Frame 1 (no input): blank canvas, image omitted
Frame 60 (the mouse pressed at the canvas centre just before this capture): blank canvas, image omitted
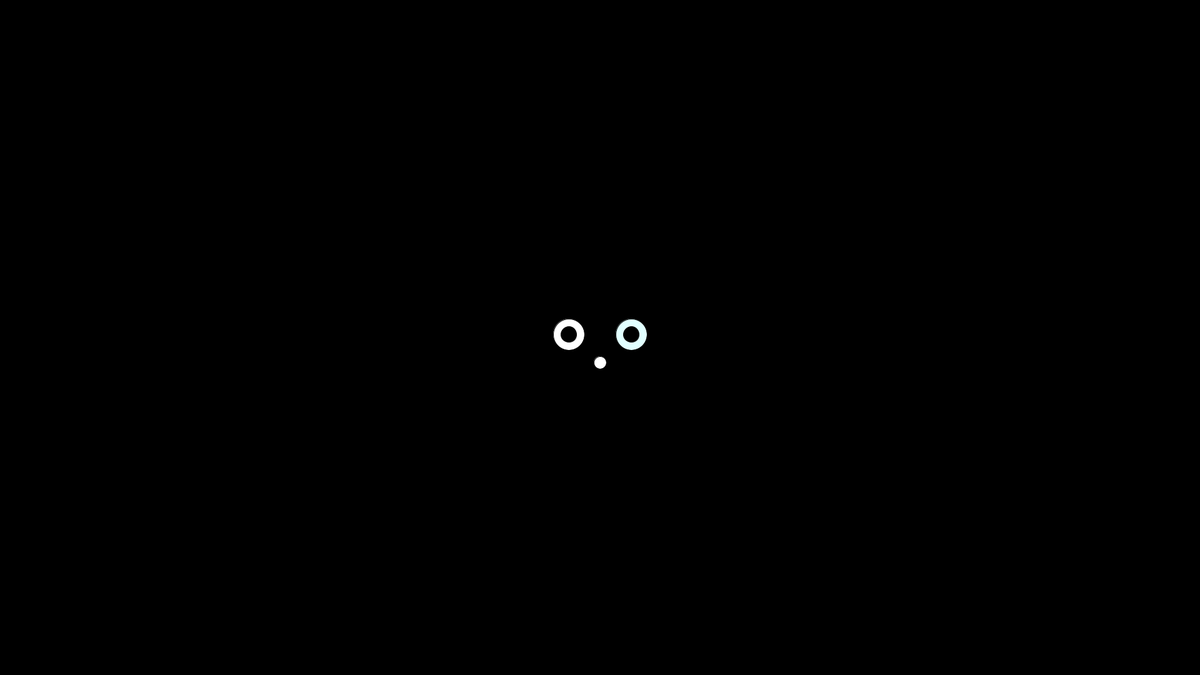
Frame 120 (the mouse held since frame 60 and released just before this capture)

The Processing sketch whose frames 1 and 60 were blank and that drew this single picture after the mouse press (run headless with seeded random() and noise(); from frame 60 on, the mouse is pressed at the canvas centre):

// Processing sketch: followingMouseFace
// ── followingMouseFace.pde
void setup(){
  size(1920,1080);
}

void draw(){
  background(0,0,0); //black background
  fill(255,255,255); //white
  ellipse(mouseX - 50, mouseY - 5, 50, 50); //left eyeball
  fill(0,0,0); //black
  ellipse(mouseX - 50, mouseY -5, 25, 25); //left pupil
  fill(225,255,255); //white
  ellipse(mouseX + 50, mouseY - 5, 50, 50); //right eyeball
  fill(0,0,0); //black
  ellipse(mouseX + 50, mouseY -5, 25, 25); //right pupil
  fill(255,255,255); //white
  ellipse(mouseX, mouseY + 40, 20, 20); //mouth
}
